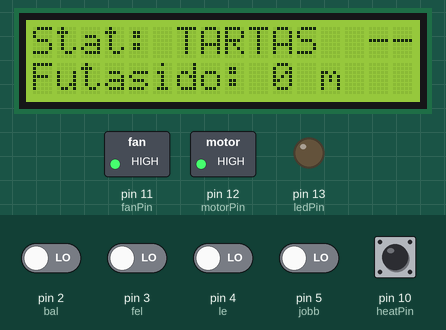
A sketch run on a simulated Arduino Uno, built with avr-gcc and run on an emulated ATmega328P. On the bench: 16×2 character LCD, switched loads named in the sketch (green lamp = pin HIGH), output pins drawn as LEDs (lit = HIGH). Dashed ring = blinking. The inputs (shaded band) are chosen by the test bench; at power-on: pin 10 (heatPin) HIGH, pin 2 (bal), pin 3 (fel), pin 4 (le), pin 5 (jobb) LOW. EEPROM starts erased; what the sketch prints to the serial monitor is not drawn.

Above: at 4.8 s.
4.9 s: pin 10 (heatPin) pulled LOW for 1 s
At 8.1 s:
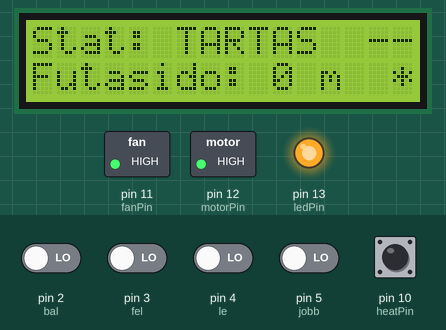
8.2 s: pin 2 (bal) driven HIGH
At 9.7 s:
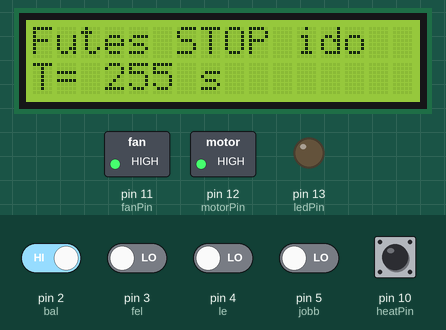
11.2 s: pin 4 (le) driven HIGH
At 11.9 s:
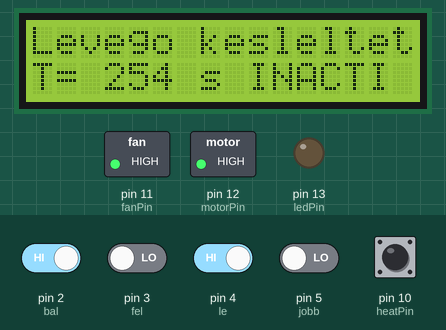
14.2 s: pin 5 (jobb) driven HIGH
At 16.6 s:
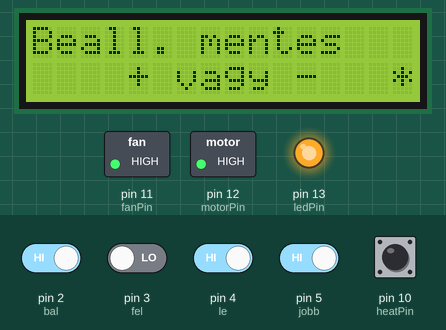
17.2 s: pin 5 (jobb) driven LOW
At 20.1 s:
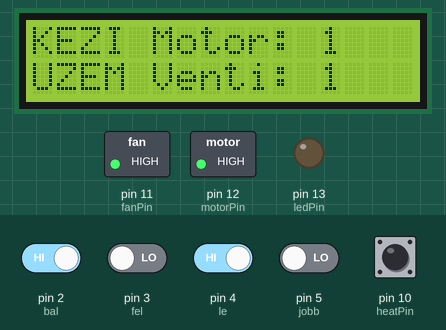
20.2 s: pin 5 (jobb) driven HIGH
At 23.8 s:
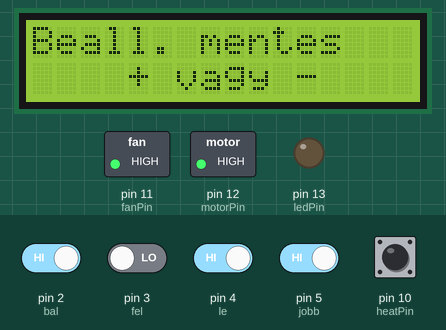
Timing chart, 0 to 24.0 s (numbered marks = the images above; inputs shaded):
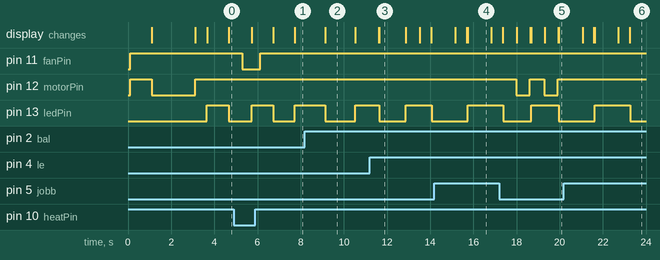

Measured:
- after the input at 4.9 s, pin 11 (fanPin): HIGH → LOW after 0.40 s, → HIGH 0.83 s later; the display: first changes after 0.83 s (image 1 shows a later state)
- after the input at 8.2 s, the display: changes after 0.94 s (image 2)
- after the input at 11.2 s, the display: first changes after 0.41 s (image 3 shows a later state)
- after the input at 14.2 s, pin 12 (motorPin): stops changing and stays HIGH; the display: first changes after 0.97 s (image 4 shows a later state)
- after the input at 17.2 s, pin 12 (motorPin): alternates HIGH for 0.66 s and LOW for 0.63 s, starting after 0.79 s; the display: first differs from a run without the input after 0.82 s (image 5 shows a later state)
- after the input at 20.2 s, pin 12 (motorPin): stops changing and stays HIGH; the display: first changes after 0.86 s (image 6 shows a later state)
- what the display in image 2 shows lasts 1.4 s, from 9.1 s to 10.5 s

The sketch:

kazan_controller_beta.ino
```cpp
//Kazán vezérlő beta
//Szerző: Szép Norbert

//#include <OneWire.h>
//#include <DallasTemperature.h>
#include <Wire.h>
#include <LiquidCrystal_I2C.h>
#include <EEPROM.h>

LiquidCrystal_I2C lcd(0x27, 16, 2); // set the LCD address to 0x27 for a 16 chars and 2 line display APA

int heatPin = 10;
int fanPin = 11;
int motorPin = 12;
int ledPin = 13;
boolean ledState = true;
int motorState = HIGH;
int fanState = HIGH;

int bal = 2;
int fel = 3;
int le = 4;
int jobb = 5;

const int buttonDebounce = 150;   //perges mentesites értékek
const int arrowDebounce = 450;   //perges mentesites nyilak

//Menü oldal valtozok///////////
byte page = 1;
byte menuTimer = 0;

//Beállítások változói///////////
byte motorStop = 3;                //Behajt üzem idő  3 volt
byte motorStart = 4;

byte motorStop2 = 3;                //Szünet üzem idő
byte motorStart2 = 4;

byte motorTest = 2;
byte fanDelay = 10;
boolean manual = false;
boolean bLight = true;
boolean dataChanged = false;
boolean debug = false;
boolean reqHeat = false;
/////////////// Levegő késleltetés //////////////////////////////
byte fanTime = 0;
boolean fanTimeout = true;
boolean upDated = false;
//////////////// Hőmérséklet szabályozás ////////////////////////
int setTemp = 60;
int histeresis = 0;

//Timer valtozok/////////////////////////////////////////////////
unsigned long elozoMillis = 0;   // LCD frissites
const long interval = 1000;      // LCD frissites

long egyezer = 1000;       //másodperc
long hatvanezer = 60000;   //perc

boolean valtozas = false;

unsigned long previousMillis = 0;
long OnTime = 0;
long OffTime = 0;

//////////////////////////////////////////////////////////////////

void setup() {

  Serial.begin(9600);
  lcd.init();                      // initialize the lcd

  OnTime = motorStart * egyezer;
  OffTime = motorStop * egyezer;

  lcd.backlight();
  lcd.print(" Kazan vezerlo ");
  lcd.setCursor(0, 1);
  lcd.print(" Ver: 15.12.28  ");

  pinMode(heatPin, INPUT);
  digitalWrite(heatPin, HIGH);

  pinMode(fanPin, OUTPUT);
  pinMode(ledPin, OUTPUT);
  pinMode(motorPin, OUTPUT);
  pinMode(bal, INPUT);
  pinMode(fel, INPUT);
  pinMode(le, INPUT);
  pinMode(jobb, INPUT);

  digitalWrite(fanPin, fanState);
  digitalWrite(motorPin, motorState);
  delay(1000);

  lcd.clear();

  lcd.print("   MOTOR TESZT  ");
  digitalWrite(motorPin, LOW);
  delay(motorTest * 1000);
  digitalWrite(motorPin, HIGH);
  lcd.setCursor(0, 1);
  lcd.print("    TESZT OK    ");
  delay(500);
  lcd.clear();
  Serial.println("Program indul..");

  memRead();                    //Változók beolvasása EEPROM-ból
}

void loop() {

  ///////////////////////////////// KIJELZŐ FRISSÍTÉS /////////////////////////////////
  unsigned long mostaniMillis = millis();

  if (mostaniMillis - elozoMillis >= interval) {      // LCD frissites

    elozoMillis = mostaniMillis;
    lcdUpd();                             // Kijelző frissítés másodpercenként

    if (page != 1) menuTimer++;           // Vissza a főmenübe 20 mp múlva
    if (menuTimer >= 20) {
      page = 1;
      menuTimer = 0;
    }


  ///////////////////////SZÍVVERÉS/////////////////////////////////////////////
    if (ledState == true) {
      ledState = false;
      digitalWrite(ledPin, HIGH);
      lcd.setCursor(15, 1);
      lcd.print("*");
    } else {
      ledState = true;
      digitalWrite(ledPin, LOW);
      lcd.setCursor(15, 1);
      lcd.print(" ");
    }

  }

  readInput();
  readButtons();
  UpdVar();

  ////////////////////////////////// CSIGA VEZÉRLÉS //////////////////////////////
  unsigned long currentMillis = millis();

  if ((motorState == LOW) && (currentMillis - previousMillis >= OnTime))
  {
    if (page != 12) {
      motorState = HIGH;  // Turn it off
      previousMillis = currentMillis;
      digitalWrite(motorPin, motorState);
    }
  }
  else if ((motorState == HIGH) && (currentMillis - previousMillis >= OffTime))
  {
    if (page != 12) {
      motorState = LOW;  // turn it on
      previousMillis = currentMillis;
      digitalWrite(motorPin, motorState);
    }
  }
  /////////////////////////////////////////////////////////////////////////////////
}
```

buttons.ino
```cpp
void readButtons() {

  if (digitalRead(bal) == HIGH) {
    delay(arrowDebounce);
    if (digitalRead(bal) == HIGH) {
      dataChanged = true;
      menuTimer = 0;
      if (page < 12) page++;
    }
  }

  if (digitalRead(jobb) == HIGH) {
    delay(arrowDebounce);
    if (digitalRead(jobb) == HIGH) {
      dataChanged = true;
      menuTimer = 0;
      if (page > 1) page -= 1;
    }
  }

  if (digitalRead(fel) == HIGH) {
    menuTimer = 0;
    dataChanged = true;
    delay(buttonDebounce);
    switch (page) {
      case 2:
        motorStart++;
        lcdUpd();
        break;
      case 3:
        motorStop++;
        lcdUpd();
        break;
      case 4:
        motorStart2++;
        lcdUpd();
        break;
      case 5:
        motorStop2++;
        lcdUpd();
        break;
      case 6:
        motorTest++;
        lcdUpd();
        break;
      case 7:
        if (bLight == true) {
          bLight = false;
        } else {
          bLight = true;
        }
        lcdUpd();
        break;
      case 8:
        fanDelay++;
        lcdUpd();
        break;
      case 9:
        if (setTemp < 95) setTemp = setTemp +5;
        break;
      case 10:
        if (histeresis < 5) histeresis = histeresis + .25;
        break;
      case 11:
        ////////////EEPROM mentés///////////
        memWrite();
        ////////////////////////////////////
        lcd.setCursor(0, 1);
        lcd.print("    + vagy -  OK");
        delay(500);
        lcdUpd();
        break;
      case 12:
        if (fanState == HIGH) {
          fanState = LOW;
        } else {
          fanState = HIGH;
        }
        digitalWrite(fanPin, fanState);
        lcdUpd();
        break;
    }
  }

  if (digitalRead(le) == HIGH) {
    menuTimer = 0;
    dataChanged = true;
    delay(buttonDebounce);
    switch (page) {
      case 2:
        motorStart--;
        lcdUpd();
        break;
      case 3:
        motorStop--;
        lcdUpd();
        break;
      case 4:
        motorStart2--;
        lcdUpd();
        break;
      case 5:
        motorStop2--;
        lcdUpd();
        break;
      case 6:
        motorTest--;
        lcdUpd();
        break;
      case 7:
        if (bLight == true) {
          bLight = false;
        } else {
          bLight = true;
        }
        lcdUpd();
        break;
      case 8:
        fanDelay--;
        lcdUpd();
        break;
      case 9:
        if (setTemp > 40) setTemp = setTemp -5;
        break;
      case 10:
        if (histeresis > 0) histeresis = histeresis - .25;
        break;
      case 11:
        ////////////EEPROM mentés///////////
        memWrite();
        ////////////////////////////////////
        lcd.setCursor(0, 1);
        lcd.print("    + vagy -  OK");
        delay(500);
        lcdUpd();
        break;
      case 12:
        if (motorState == HIGH) {
          motorState = LOW;
        } else {
          motorState = HIGH;
        }
        digitalWrite(motorPin, motorState);
        lcdUpd();
        break;
    }
  }
} //EOF

//////////////////////////ÜZEMMÓD VÁLTÁS - BEMENETI JEL//////////////////////////
void readInput() {
    if (digitalRead(heatPin) == LOW) {       // Ha alacsony akkor fűtűnk
    delay(400);
    if (digitalRead(heatPin) == LOW) {
      reqHeat = true;
      digitalWrite(fanPin, LOW);         // Ventillátor bekapcsolása
    } else {
      reqHeat = false;
      digitalWrite(fanPin, HIGH);        // Ventillátor kikapcsolása
    }
  }
}
```

debug.ino
```cpp
void dbg() {
  if (debug == true) {
    //Serial.print("currentMillis: ");Serial.println(currentMillis);
    //Serial.print("Szazalek: ");Serial.println(percentage);
    //Serial.print("OnTime: ");Serial.println(OnTime);
  }
}
```

display.ino
```cpp
void lcdUpd() {
  lcd.setCursor(0, 0);

  if (page == 1) {
    lcd.setCursor(0, 0);
    lcd.print("Stat: ");
    if (reqHeat == true) {
      lcd.print("FUTES   ");
    }
    else {
      lcd.print("TARTAS  ");
    }
    lcd.setCursor(0, 1);
    lcd.print("Futasido: "); lcd.print((millis() / 1000) / 60); lcd.print(" m");

    if (motorState == LOW) {
      lcd.setCursor(14, 0);
      lcd.print(">>");
    } else {
      lcd.setCursor(14, 0);
      lcd.print("--");
    }
  }

  if (page == 2) {
    lcd.setCursor(0, 0);
    lcd.print("Futes START ido ");
    lcd.setCursor(0, 1);
    lcd.print("T= "); lcd.print(motorStart); lcd.print(" s         ");
  }

  if (page == 3) {
    lcd.setCursor(0, 0);
    lcd.print("Futes STOP ido  ");
    lcd.setCursor(0, 1);
    lcd.print("T= "); lcd.print(motorStop); lcd.print(" s          ");
  }

  if (page == 4) {
    lcd.setCursor(0, 0);
    lcd.print("Tuztartas START ");
    lcd.setCursor(0, 1);
    lcd.print("T= "); lcd.print(motorStart2); lcd.print(" s          ");
  }

  if (page == 5) {
    lcd.setCursor(0, 0);
    lcd.print("Tuztartas STOP  ");
    lcd.setCursor(0, 1);
    lcd.print("T= "); lcd.print(motorStop2); lcd.print(" perc      ");
  }

  if (page == 6) {
    lcd.setCursor(0, 0);
    lcd.print("Motor teszt ido ");
    lcd.setCursor(0, 1);
    lcd.print("T= "); lcd.print(motorTest); lcd.print(" s          ");
  }

  if (page == 7) {
    lcd.setCursor(0, 0);
    lcd.print("Hattervilagitas ");
    lcd.setCursor(0, 1);
    lcd.print("Ertek= "); lcd.print(bLight); lcd.print("        ");

    if (bLight == true) {                          //Háttérvilágitás beállítása
      lcd.backlight();
    } else {
      lcd.noBacklight();
    }
  }

  if (page == 8) {
    lcd.setCursor(0, 0);
    lcd.print("Levego kesleltet");
    lcd.setCursor(0, 1);
    lcd.print("T= "); lcd.print(fanDelay); lcd.print(" s INACTIVE  ");
  }

  if (page == 9) {
    lcd.setCursor(0, 0);
    lcd.print("Viz homerseklet ");
    lcd.setCursor(0, 1);
    lcd.print(setTemp);lcd.print(" C            ");
  }

  if (page == 10) {
    lcd.setCursor(0, 0);
    lcd.print("Hiszterezis     ");
    lcd.setCursor(0, 1);
    lcd.print(histeresis);lcd.print(" C        ");
  }

  if (page == 11) {
    lcd.setCursor(0, 0);
    lcd.print("Beall. mentes   ");
    lcd.setCursor(0, 1);
    lcd.print("    + vagy -    ");
  }

  if (page == 12) {
    lcd.setCursor(0, 0);
    lcd.print("KEZI Motor: ");
    lcd.print(motorState); lcd.print("   ");
    lcd.setCursor(0, 1);
    lcd.print("UZEM Venti: ");
    lcd.print(fanState);
  }
}
```

eeprom.ino
```cpp
void memRead() {
  ////////////EEPROM mentés///////////
  motorStart = EEPROM.read(0);
  motorStop = EEPROM.read(1);
  motorStart2 = EEPROM.read(2);
  motorStop2 = EEPROM.read(3);
  motorTest = EEPROM.read(4);
  fanDelay = EEPROM.read(5);
  setTemp = EEPROM.read(6);
  histeresis = EEPROM.read(7);
}

///////////////EEPROM olvasás////////////
void memWrite() {
  EEPROM.write(0, motorStart);
  EEPROM.write(1, motorStop);
  EEPROM.write(2, motorStart2);
  EEPROM.write(3, motorStop2);
  EEPROM.write(4, motorTest);
  EEPROM.write(5, fanDelay);
  EEPROM.write(6, setTemp);
  EEPROM.write(7, histeresis);
}
```

variables.ino
```cpp
void UpdVar() {

  if (reqHeat == true) {
    OnTime = motorStart * egyezer;
    OffTime = motorStop * egyezer;
  } else {
    OnTime = motorStart2 * egyezer;
    OffTime = motorStop2 * hatvanezer;   //ez percben van
  }
}
```
